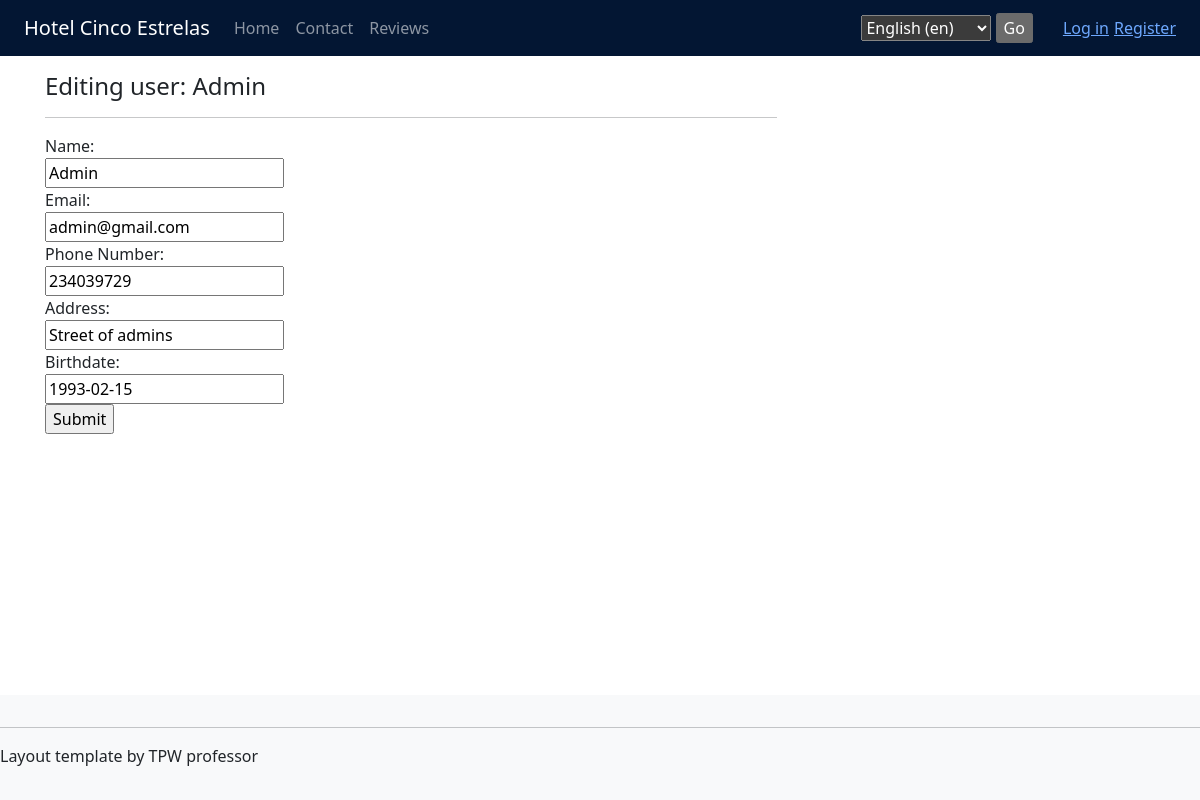
Page /profile/edit/ (signed in) on the committed database.
### app/models.py (models this page shows, shortened)
class User(models.Model):
    name = models.CharField(max_length=100)
    email = models.EmailField(max_length=100, unique=True)
    password = models.CharField(max_length=20)
    phone = models.CharField(max_length=9)
    address = models.CharField(max_length=100)
    birthdate = models.DateField()
    rooms = models.ManyToManyField('Room', through='Booking')
    image = models.ImageField(upload_to='images/', null=True, blank=True, default=None)
    objects = UserManager()

### app/views.py (the view)
# urls.py: path('profile/edit/', views.profile_edit, name='profile_edit'),
@login_required()
def profile_edit(request):
    form = user_edit_form()
    user = User.objects.get(id=request.user.id)
    if request.method == 'POST':
        form = user_edit_form(request.POST)
        if form.is_valid():
            user.name = form.cleaned_data['name']
            user.email = form.cleaned_data['email']
            user.password = form.cleaned_data['password']
            user.phone = form.cleaned_data['phone']
            user.address = form.cleaned_data['address']
            user.birthdate = form.cleaned_data['birthdate']
            user.save()
            u = user_auth.objects.get(pk=int(user.id))
            u.username = user.name
            u.email = user.email
            u.set_password(user.password)
            u.save()
            params = {
                'name': user.name,
                'email': user.email,
                'password': user.password,
                'phone': user.phone,
                'address': user.address,
                'birthdate': user.birthdate,
            }
            return render(request, 'profile.html', {'alert': "Profile updated successfully", 'params': params})
    else:
        form = user_edit_form(
            initial={
                'name': user.name,
                'email': user.email,
                'password': user.password,
                'phone': user.phone,
                'address': user.address,
                'birthdate': user.birthdate,
                'form': form
            }
        )
    return render(request, 'user_edit.html', {'form': form, 'user': user.name})

### app/forms.py
class user_edit_form(forms.Form):
    name = forms.CharField(label='Name', max_length=100)
    email = forms.EmailField(label='Email', max_length=100)
    password = forms.CharField(label='Password', max_length=20)
    phone = forms.IntegerField(label='Phone Number')
    address = forms.CharField(label='Address', max_length=100)
    birthdate = forms.DateField(label='Birthdate')

### app/templates/user_edit.html (shortened to what this page needs)
{% extends "layout.html" %}
{% block content %}
<div class="row">
    <div class="col-md-8">
        <form action="." method="post" class="form-horizontal">
            {% if messages %}
                {% for message in messages %}
                    <h1>{{ message }}</h1>
                {% endfor %}
            {% else %}
                <h4>Editing user: {{ user }} </h4>
            {% endif %}
            <hr />
            <div class="form-group">
                {{ form.name.label_tag }}
                <div class="col-md-10">
                    {{ form.name }}
                </div>
            </div>
            <div class="form-group">
                {{ form.email.label_tag }}
                <div class="col-md-10">
                    {{ form.email }}
                </div>
            </div>
            <div class="form-group">
                {{ form.phone.label_tag }}
                <div class="col-md-10">
                    {{ form.phone }}
                </div>
            </div>
            <div class="form-group">
                {{ form.address.label_tag }}
                <div class="col-md-10">
                    {{ form.address }}
                </div>
            </div>
            <div class="form-group">
                {{ form.birthdate.label_tag }}
                <div class="col-md-10">
                    {{ form.birthdate }}
                </div>
            </div>
            <div class="form-group">
                <div class="col-md-offset-2 col-md-10">
                    <input type="submit" value="Submit" />
                </div>
            </div>
        </form>
    </div>
</div>
{% endblock %}

### app/static/css/site.css (style rules this page uses)
input, select, textarea { max-width: 280px; }

### rows in the picture
User: name "Admin", email "admin@gmail.com", phone "234039729", address "Street of admins", birthdate "1993-02-15"

### other values in the picture
form field language "English (en)"
